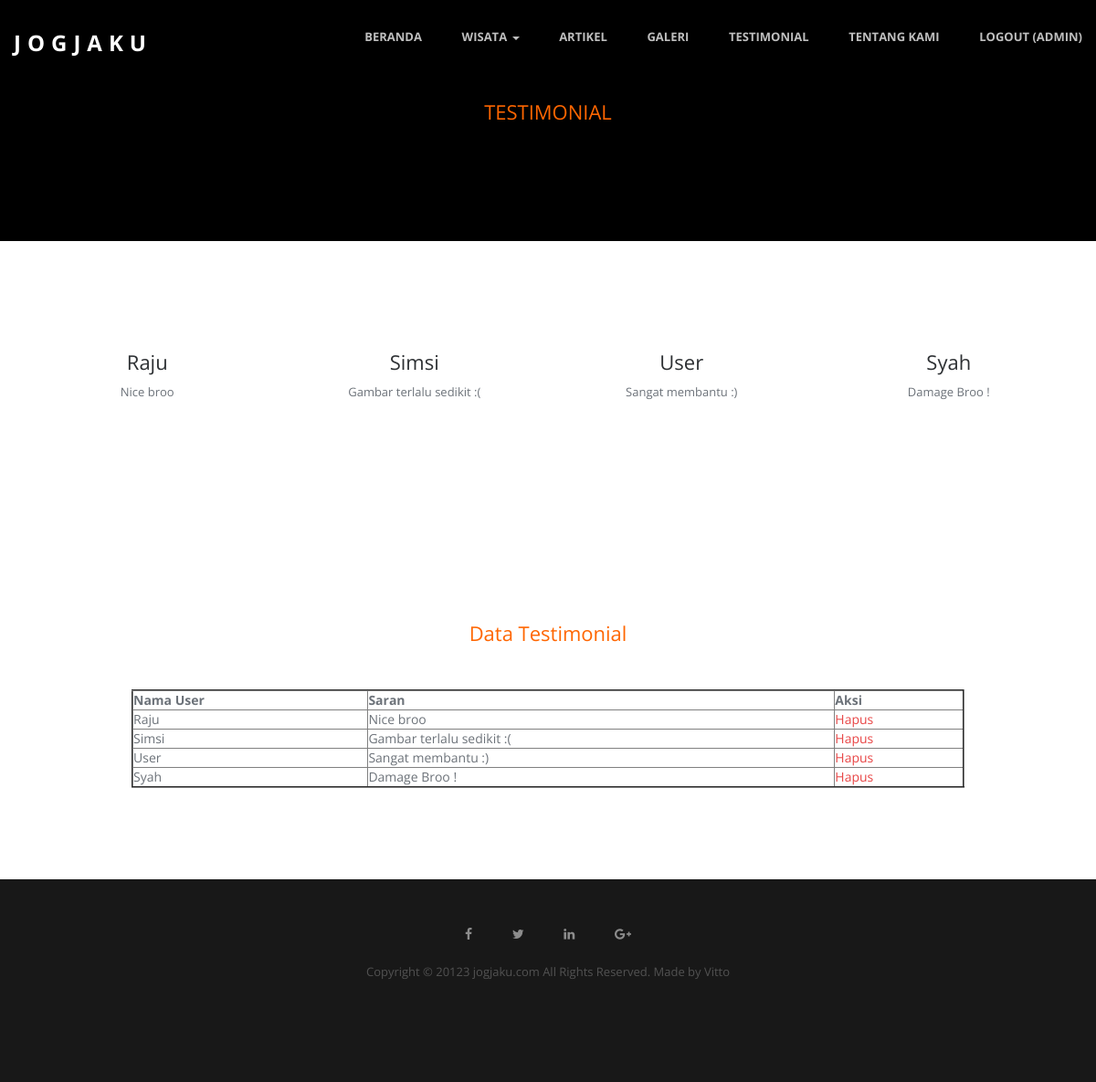
The page /testimonial.php (signed in) on the database its author committed.
### tables this page shows
CREATE TABLE `testi` (
  `id` int(11) NOT NULL,
  `nama_user` varchar(50) NOT NULL,
  `saran` varchar(300) NOT NULL
);

### testimonial.php (the view, shortened to what this page needs)
<!doctype html>
<html class="no-js" lang="">
<head>
<link rel="stylesheet" href="css/bootstrap.min.css">
<link rel="stylesheet" href="css/flexslider.css">
<link rel="stylesheet" href="css/jquery.fancybox.css">
<link rel="stylesheet" href="css/main.css">
<link rel="stylesheet" href="css/responsive.css">
<link rel="stylesheet" href="css/font-icon.css">
<link rel="stylesheet" href="css/animate.min.css">
<link rel="stylesheet" href="https://maxcdn.bootstrapcdn.com/font-awesome/4.4.0/css/font-awesome.min.css">
</head>
<body>
<section>
  <header id="header">
    <div class="header-content clearfix"> <a class="logo" href="index.php">JOGJAKU</a>
      <nav class="navigation" role="navigation">
      <ul class="primary-nav">
          <li><a href="index.php">Beranda</a></li>
             <li class="dropdown">
                  <a href="#" class="dropdown-toggle" data-toggle="dropdown">Wisata <b class="caret"></b></a>
              </li>
          <li><a href="artikel.php">Artikel</a></li>
          <li><a href="galeri.php">Galeri</a></li>
          <li><a href="testimonial.php">Testimonial</a></li>
          <li><a href="tentang.php">Tentang Kami</a></li>
          <?php
                        if(!isset($_SESSION['is_login'])){
                    ?>
                    <li>
                        <a href="login.php">Login</a>
                    </li>
                    <?php }else{?>
                    <li>
                    <a href="akunuser.php?logoutSubmit=1" class="logout">Logout (<?= $_SESSION['namauser'];?>)</a>
                    </li><?php }?>
        </ul>
      </nav>
      <a href="#" class="nav-toggle">Menu<span></span></a> </div>
  </header>
<section id="intro" class="section intro">
  <div class="container">
    <div class="col-md-8 col-md-offset-2 text-center">
       <?php
                        if(!isset($_SESSION['admin'])){
                    ?>
                    <h6>TESTIMONIAL</h6>
                     <p>Bagaimana pengalaman & pendapat mereka yang telah menjadi pelanggan dan senantiasa menggunakan layanan dari kami ? Biarlah pelanggan kami yang berbicara & berbagi cerita dengan Anda</p>
                    <br>
                    </li>
                    <?php }else{?>
                    <h6>TESTIMONIAL</h6>
                    <br>
      <?php }?>
    </div>
  </div>
</section>
<section id="teams" class="section teams">
  <div class="container">
    <div class="row">
  <?php
  include "koneksi.php";
  $query = "SELECT * FROM testi";
  $sql = mysqli_query($connect, $query);
  while($data = mysqli_fetch_array($sql)){
    ?>
    <div class="col-md-3 col-sm-6">
        <div class="person">
          <div class="person-content">
            <h4><?php echo "".$data['nama_user']."";?></h4>
            <p><?php echo "".$data['saran']."";?></p>
          </div>
        </div>
      </div>
  <?php
  }
  ?>
    </div>
  </div>
</section>
<section id="teams" class="section teams">
  <div class="container">
              <?php
                        if(!isset($_SESSION['admin'])){
                    ?>
                    <br>
                    </li>
                    <?php }else{?>
                    <br>
                      <h6 align="center">Data Testimonial</h6>
                      <br>
                      <br>
              <table border="2" width="80%" align="center">
                    <tr>
                    <th>Nama User</th>
                    <th>Saran</th>
                    <th>Aksi</th>
                    </tr>
                <?php
                include "koneksi.php";
                      $query = "SELECT * FROM testi";
                      $sql = mysqli_query($connect, $query);
                while($data = mysqli_fetch_array($sql)){
                      echo "<tr>";
                      echo "<td>".$data['nama_user']."</td>";
                      echo "<td>".$data['saran']."</td>";
                      echo "<td><a href='proses_hapus_testi.php?id=".$data['id']."'>Hapus</a></td>";
                      echo "</tr>";
                  }
                ?>
              </table>
      <?php }?>
</div>
</section>
<footer class="footer">
  <div class="footer-top section">
    <div class="container" align="center">
      <div class="row">
        <a style="padding:20px"; href="#"><i class="fa fa-facebook"></i></a>
        <a style="padding:20px"; href="#"><i class="fa fa-twitter"></i></a>
        <a style="padding:20px"; href="#"><i class="fa fa-linkedin"></i></a>
        <a style="padding:20px"; href="#"><i class="fa fa-google-plus"></i></a>
        <br>
        <br>
<p>Copyright © 20123 jogjaku.com All Rights Reserved. Made by Vitto
      </div>
    </div>
  </div>
</footer>
</body>
</html>

### css/main.css (style rules this page uses)
p { font-size: 13px; line-height: 22.4px; color: #6c7279; }
h4 { font-size: 22px; color: #2d3033; font-weight: 400; }
h6 { font-size: 22px; color: #F60; font-weight: 400; }
a { color: #e84545; }
body { font-family: "Open Sans", Arial, sans-serif; font-weight: 400; color: #6c7279; }
ul, ol { margin: 0; padding: 0; }
ul li { list-style: none; }
.section { padding: 100px 0; }
#header { position: fixed; width: 100%; z-index: 999; }
#header .header-content { margin: 0 auto; max-width: 1170px; padding: 30px 0; width: 100%; -moz-transition: padding 0.3s; -o-transition: padding 0.3s; -webkit-transition: padding 0.3s; transition: padding 0.3s; }
#header .logo { float: left; font-size:24px; font-weight:700; color:#fff; text-decoration:none; text-transform:uppercase; letter-spacing:7px; }
.navigation { float: right; }
.navigation li { display: inline-block; }
.navigation a { color: rgba(255, 255, 255, 0.75); font-size: 13px; font-weight: 700; margin-left: 40px; text-transform: uppercase; }
.intro { background-color: #000; }
.person { max-width: 270px; text-align: center; }
.person-content { margin-top: 20px; }
.person h4 { font-weight: 400; }
.footer { text-align: left; }
.footer-top { background-color: #181818; padding-top: 50px; }
.footer p { color: rgba(255, 255, 255, 0.25); }
.footer a { color: rgba(255, 255, 255, 0.50); }

### rows shown on the page
testi: nama_user "Raju", saran "Nice broo"
testi: nama_user "Simsi", saran "Gambar terlalu sedikit :("
testi: nama_user "User", saran "Sangat membantu :)"
testi: nama_user "Syah", saran "Damage Broo !"

### other values the page prints
$_SESSION['namauser'] "ADMIN"
